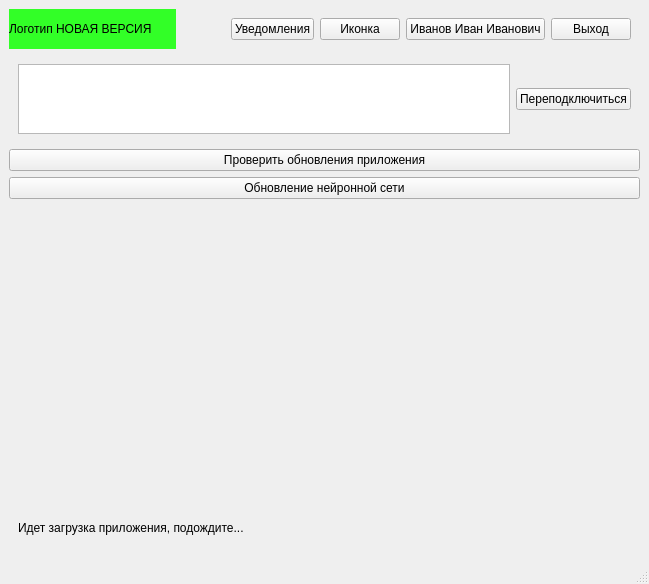
<?xml version="1.0" encoding="UTF-8"?>
<ui version="4.0">
 <class>MainWindow</class>
 <widget class="QMainWindow" name="MainWindow">
  <property name="geometry">
   <rect>
    <x>0</x>
    <y>0</y>
    <width>649</width>
    <height>584</height>
   </rect>
  </property>
  <property name="windowTitle">
   <string>MainWindow</string>
  </property>
  <widget class="QWidget" name="centralwidget">
   <layout class="QVBoxLayout" name="verticalLayout_2">
    <item>
     <layout class="QVBoxLayout" name="verticalLayout">
      <property name="sizeConstraint">
       <enum>QLayout::SetMinimumSize</enum>
      </property>
      <property name="leftMargin">
       <number>0</number>
      </property>
      <property name="topMargin">
       <number>0</number>
      </property>
      <property name="rightMargin">
       <number>0</number>
      </property>
      <property name="bottomMargin">
       <number>0</number>
      </property>
      <item>
       <layout class="QHBoxLayout" name="horizontalLayout">
        <property name="sizeConstraint">
         <enum>QLayout::SetDefaultConstraint</enum>
        </property>
        <property name="bottomMargin">
         <number>0</number>
        </property>
        <item>
         <widget class="QLabel" name="logo_company_main">
          <property name="sizePolicy">
           <sizepolicy hsizetype="Expanding" vsizetype="Minimum">
            <horstretch>0</horstretch>
            <verstretch>0</verstretch>
           </sizepolicy>
          </property>
          <property name="minimumSize">
           <size>
            <width>0</width>
            <height>10</height>
           </size>
          </property>
          <property name="styleSheet">
           <string notr="true">background-color: rgb(50, 255, 39);</string>
          </property>
          <property name="text">
           <string>Логотип НОВАЯ ВЕРСИЯ</string>
          </property>
         </widget>
        </item>
        <item>
         <widget class="QWidget" name="widget" native="true">
          <layout class="QHBoxLayout" name="horizontalLayout_2">
           <item>
            <spacer name="horizontalSpacer_2">
             <property name="orientation">
              <enum>Qt::Horizontal</enum>
             </property>
             <property name="sizeType">
              <enum>QSizePolicy::Minimum</enum>
             </property>
             <property name="sizeHint" stdset="0">
              <size>
               <width>40</width>
               <height>20</height>
              </size>
             </property>
            </spacer>
           </item>
           <item>
            <widget class="QPushButton" name="notification_button_main">
             <property name="sizePolicy">
              <sizepolicy hsizetype="Maximum" vsizetype="Minimum">
               <horstretch>0</horstretch>
               <verstretch>0</verstretch>
              </sizepolicy>
             </property>
             <property name="text">
              <string>Уведомления</string>
             </property>
            </widget>
           </item>
           <item>
            <widget class="QPushButton" name="icon_profile_main">
             <property name="sizePolicy">
              <sizepolicy hsizetype="Maximum" vsizetype="Minimum">
               <horstretch>0</horstretch>
               <verstretch>0</verstretch>
              </sizepolicy>
             </property>
             <property name="text">
              <string>Иконка</string>
             </property>
            </widget>
           </item>
           <item>
            <widget class="QPushButton" name="authorized_user">
             <property name="sizePolicy">
              <sizepolicy hsizetype="Maximum" vsizetype="Minimum">
               <horstretch>0</horstretch>
               <verstretch>0</verstretch>
              </sizepolicy>
             </property>
             <property name="text">
              <string>Иванов Иван Иванович</string>
             </property>
            </widget>
           </item>
           <item>
            <widget class="QPushButton" name="login_exit">
             <property name="sizePolicy">
              <sizepolicy hsizetype="Maximum" vsizetype="Minimum">
               <horstretch>0</horstretch>
               <verstretch>0</verstretch>
              </sizepolicy>
             </property>
             <property name="text">
              <string>Выход</string>
             </property>
            </widget>
           </item>
          </layout>
         </widget>
        </item>
       </layout>
      </item>
     </layout>
    </item>
    <item>
     <widget class="QWidget" name="widget_server_connect" native="true">
      <property name="sizePolicy">
       <sizepolicy hsizetype="Preferred" vsizetype="Maximum">
        <horstretch>0</horstretch>
        <verstretch>0</verstretch>
       </sizepolicy>
      </property>
      <property name="minimumSize">
       <size>
        <width>0</width>
        <height>50</height>
       </size>
      </property>
      <property name="styleSheet">
       <string notr="true"/>
      </property>
      <layout class="QHBoxLayout" name="horizontalLayout_4">
       <item>
        <layout class="QHBoxLayout" name="horizontalLayout_3">
         <item>
          <widget class="QTextEdit" name="textEdit">
           <property name="sizePolicy">
            <sizepolicy hsizetype="Expanding" vsizetype="Maximum">
             <horstretch>0</horstretch>
             <verstretch>0</verstretch>
            </sizepolicy>
           </property>
          </widget>
         </item>
         <item>
          <widget class="QPushButton" name="reload_connect_server">
           <property name="sizePolicy">
            <sizepolicy hsizetype="Maximum" vsizetype="Fixed">
             <horstretch>0</horstretch>
             <verstretch>0</verstretch>
            </sizepolicy>
           </property>
           <property name="text">
            <string>Переподключиться</string>
           </property>
          </widget>
         </item>
        </layout>
       </item>
      </layout>
     </widget>
    </item>
    <item>
     <widget class="QPushButton" name="pushButton">
      <property name="text">
       <string>Проверить обновления приложения</string>
      </property>
     </widget>
    </item>
    <item>
     <widget class="QPushButton" name="update_cnn_button">
      <property name="text">
       <string>Обновление нейронной сети</string>
      </property>
     </widget>
    </item>
    <item>
     <widget class="QStackedWidget" name="stacked_widget_main">
      <property name="sizePolicy">
       <sizepolicy hsizetype="Preferred" vsizetype="Minimum">
        <horstretch>0</horstretch>
        <verstretch>0</verstretch>
       </sizepolicy>
      </property>
     </widget>
    </item>
    <item>
     <widget class="QWidget" name="widget_2" native="true">
      <property name="minimumSize">
       <size>
        <width>0</width>
        <height>50</height>
       </size>
      </property>
      <layout class="QVBoxLayout" name="verticalLayout_4">
       <item>
        <layout class="QVBoxLayout" name="verticalLayout_3">
         <item>
          <widget class="QLabel" name="label">
           <property name="text">
            <string>Идет загрузка приложения, подождите...</string>
           </property>
          </widget>
         </item>
        </layout>
       </item>
      </layout>
     </widget>
    </item>
   </layout>
  </widget>
  <widget class="QMenuBar" name="menubar">
   <property name="geometry">
    <rect>
     <x>0</x>
     <y>0</y>
     <width>649</width>
     <height>22</height>
    </rect>
   </property>
  </widget>
  <widget class="QStatusBar" name="statusbar"/>
 </widget>
 <resources/>
 <connections/>
</ui>
